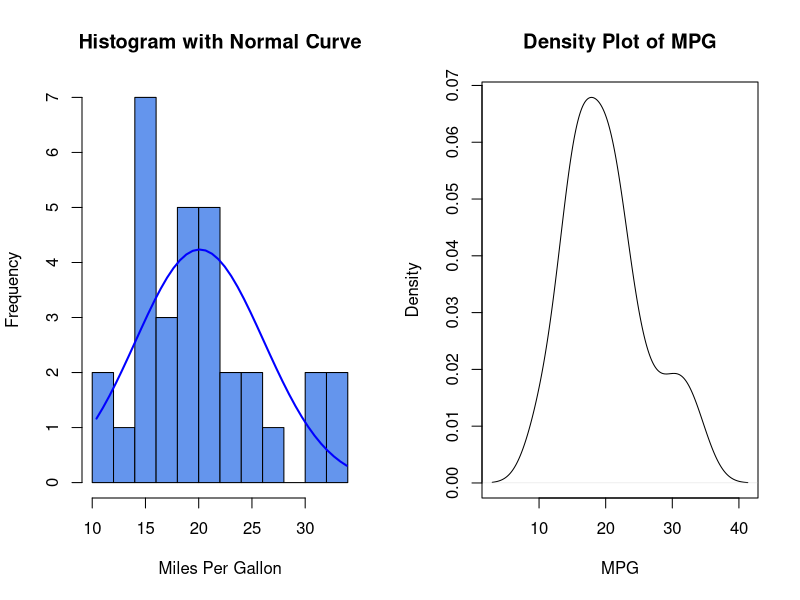
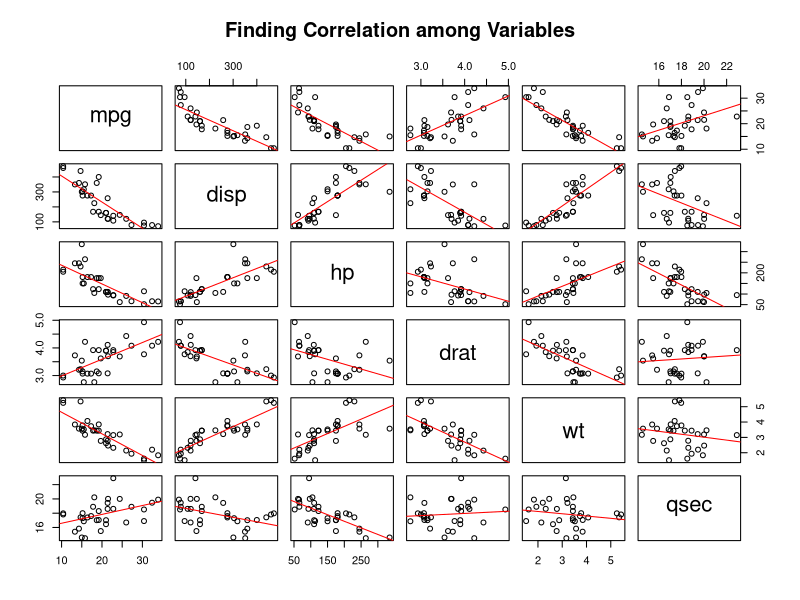
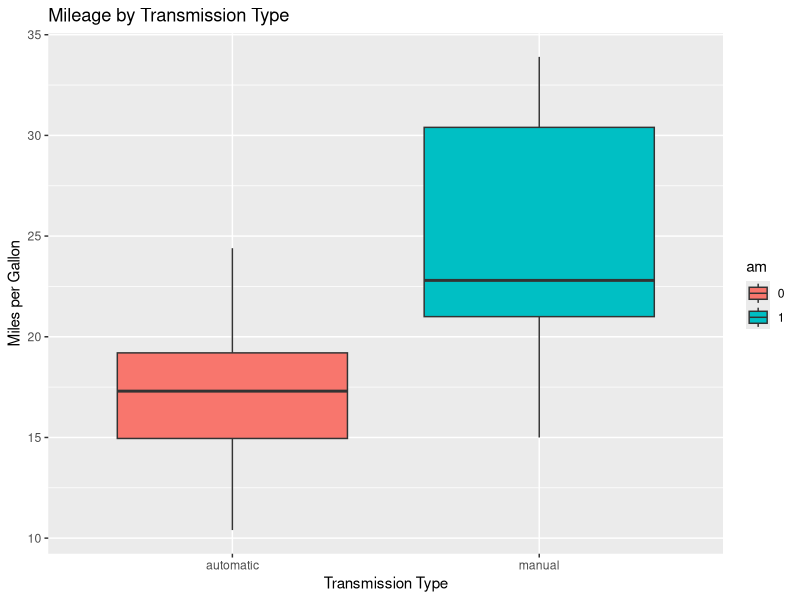

Write R code to recreate these figures, in order.

#custom function to check and install packages
usePackage <- function(pkg){
  new.pkg <- pkg[!(pkg %in% installed.packages()[, "Package"])]
  if (length(new.pkg)) 
    install.packages(new.pkg, dependencies = TRUE)
  sapply(pkg, require, character.only = TRUE)
}

packages <- c("rmarkdown","plyr","ggplot2")
usePackage(packages)


data(mtcars)
#importing data in a variable
cars <- mtcars
head(cars)

summary(cars)
View(cars)

# Changing classifying variables  from binary values to factor

cars$cyl <- factor(cars$cyl)
cars$vs <- factor(cars$vs)
cars$am <- factor(cars$am)
cars$gear <- factor(cars$gear)
cars$carb <- factor(cars$carb)



par(mfrow = c(1, 2)) 
#visualize two graphs in one horizontal length
# Add a Normal Curve (Thanks to Peter Dalgaard)
x <- cars$mpg 
h<-hist(x, breaks=10, col="cornflowerblue", xlab="Miles Per Gallon", 
        main="Histogram with Normal Curve") 
xfit<-seq(min(x),max(x),length=40) 
yfit<-dnorm(xfit,mean=mean(x),sd=sd(x)) 
yfit <- yfit*diff(h$mids[1:2])*length(x) 
lines(xfit, yfit, col="blue", lwd=2)

# Density Curve
plot(density(cars$mpg), xlab = "MPG", main ="Density Plot of MPG")

# find just numeric variables
nums <- sapply(cars, is.numeric)

# correlation matrix
pairs(cars[,nums], main ="Finding Correlation among Variables", panel=function(x,y) {
  points(x, y)
  abline(lm(y ~ x), col="red")
})

# Boxplot
transmission <- revalue(cars$am, c('0'="automatic", '1'="manual"))
qplot(transmission, mpg, data=cars, geom=c("boxplot"), 
      fill=am, main="Mileage by Transmission Type",
      xlab="Transmission Type", ylab="Miles per Gallon")

# t test

t.test(mpg~am, data = cars)

# linear model with just one predictor
model1 <- lm( mpg~am ,data=mtcars); summary(model1)

# step function

nullModel <- lm (mpg ~ 1 , data =cars) # model with no predictor variables.

fullModel <- lm (mpg ~ . , data = cars) # model with all variables added as predictor variables. 

bestModel <- step(fullModel, nullModel, direction = "both" , k=  log(nrow(cars))) #both direction BIC step model

bestModel$call  #display formula

summary(bestModel)
